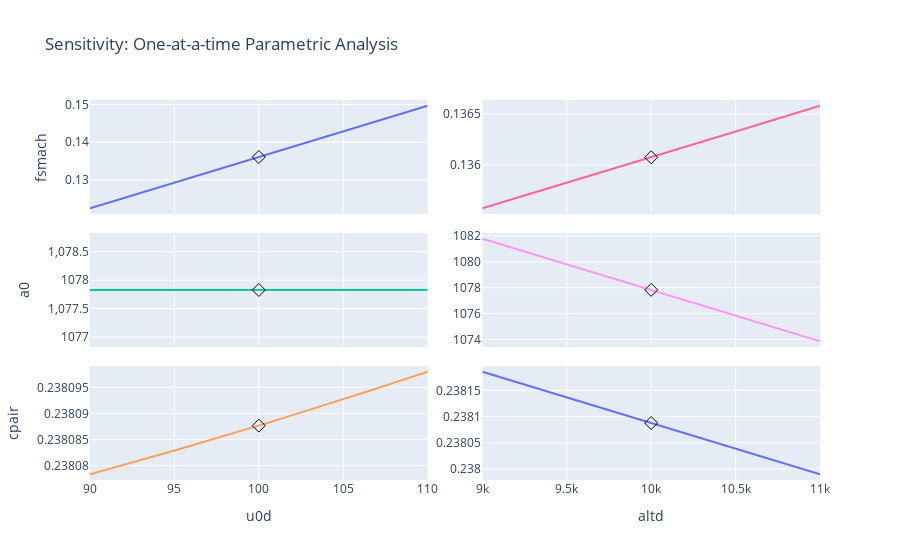

Notebook code cell kept with this figure:
### Code cell
import dash
import dash_core_components as dcc

app = dash.Dash(
    __name__, meta_tags=[{"name": "viewport", "content": "width=device-width"}]
)

fig = createSensitivityGraphOAT(evalPacket)
app.layout = dcc.Graph(figure=fig)
#app.run_server(debug=False, port=7779)

### Figure 1 — Plotly figure (JSON) as saved in the notebook; plotly's stock layout.template omitted (floating-point values rounded to 4 significant figures)
{"data": [{"marker": {"size": 10}, "mode": "lines", "name": "u0d", "type": "scatter", "x": [90, 91.05, 92.11, 93.16, 94.21, 95.26, 96.32, 97.37, 98.42, 99.47, 100.5, 101.6, 102.6, 103.7, 104.7, 105.8, 106.8, 107.9, 108.9, 110.0], "xaxis": "x", "y": [0.1225, 0.1239, 0.1253, 0.1268, 0.1282, 0.1296, 0.1311, 0.1325, 0.1339, 0.1354, 0.1368, 0.1382, 0.1397, 0.1411, 0.1425, 0.144, 0.1454, 0.1468, 0.1483, 0.1497], "yaxis": "y"}, {"marker": {"color": "black", "size": 10, "symbol": "diamond-open"}, "mode": "markers", "name": "Reference", "type": "scatter", "x": [100], "xaxis": "x", "y": [0.1361], "yaxis": "y"}, {"marker": {"size": 10}, "mode": "lines", "name": "u0d", "type": "scatter", "x": [90, 91.05, 92.11, 93.16, 94.21, 95.26, 96.32, 97.37, 98.42, 99.47, 100.5, 101.6, 102.6, 103.7, 104.7, 105.8, 106.8, 107.9, 108.9, 110.0], "xaxis": "x3", "y": [1078.0, 1078.0, 1078.0, 1078.0, 1078.0, 1078.0, 1078.0, 1078.0, 1078.0, 1078.0, 1078.0, 1078.0, 1078.0, 1078.0, 1078.0, 1078.0, 1078.0, 1078.0, 1078.0, 1078.0], "yaxis": "y3"}, {"marker": {"color": "black", "size": 10, "symbol": "diamond-open"}, "mode": "markers", "name": "Reference", "type": "scatter", "x": [100], "xaxis": "x3", "y": [1078.0], "yaxis": "y3"}, {"marker": {"size": 10}, "mode": "lines", "name": "u0d", "type": "scatter", "x": [90, 91.05, 92.11, 93.16, 94.21, 95.26, 96.32, 97.37, 98.42, 99.47, 100.5, 101.6, 102.6, 103.7, 104.7, 105.8, 106.8, 107.9, 108.9, 110.0], "xaxis": "x5", "y": [0.2381, 0.2381, 0.2381, 0.2381, 0.2381, 0.2381, 0.2381, 0.2381, 0.2381, 0.2381, 0.2381, 0.2381, 0.2381, 0.2381, 0.2381, 0.2381, 0.2381, 0.2381, 0.2381, 0.2381], "yaxis": "y5"}, {"marker": {"color": "black", "size": 10, "symbol": "diamond-open"}, "mode": "markers", "name": "Reference", "type": "scatter", "x": [100], "xaxis": "x5", "y": [0.2381], "yaxis": "y5"}, {"marker": {"size": 10}, "mode": "lines", "name": "altd", "type": "scatter", "x": [9000, 9105.0, 9211.0, 9316.0, 9421.0, 9526.0, 9632.0, 9737.0, 9842.0, 9947.0, 10050.0, 10160.0, 10260.0, 10370.0, 10470.0, 10580.0, 10680.0, 10790.0, 10890.0, 11000], "xaxis": "x2", "y": [0.1356, 0.1356, 0.1357, 0.1357, 0.1358, 0.1358, 0.1359, 0.1359, 0.136, 0.136, 0.1361, 0.1362, 0.1362, 0.1363, 0.1363, 0.1364, 0.1364, 0.1365, 0.1365, 0.1366], "yaxis": "y2"}, {"marker": {"color": "black", "size": 10, "symbol": "diamond-open"}, "mode": "markers", "name": "Reference", "type": "scatter", "x": [10000], "xaxis": "x2", "y": [0.1361], "yaxis": "y2"}, {"marker": {"size": 10}, "mode": "lines", "name": "altd", "type": "scatter", "x": [9000, 9105.0, 9211.0, 9316.0, 9421.0, 9526.0, 9632.0, 9737.0, 9842.0, 9947.0, 10050.0, 10160.0, 10260.0, 10370.0, 10470.0, 10580.0, 10680.0, 10790.0, 10890.0, 11000], "xaxis": "x4", "y": [1082.0, 1081.0, 1081.0, 1081.0, 1080.0, 1080.0, 1079.0, 1079.0, 1078.0, 1078.0, 1078.0, 1077.0, 1077.0, 1076.0, 1076.0, 1076.0, 1075.0, 1075.0, 1074.0, 1074.0], "yaxis": "y4"}, {"marker": {"color": "black", "size": 10, "symbol": "diamond-open"}, "mode": "markers", "name": "Reference", "type": "scatter", "x": [10000], "xaxis": "x4", "y": [1078.0], "yaxis": "y4"}, {"marker": {"size": 10}, "mode": "lines", "name": "altd", "type": "scatter", "x": [9000, 9105.0, 9211.0, 9316.0, 9421.0, 9526.0, 9632.0, 9737.0, 9842.0, 9947.0, 10050.0, 10160.0, 10260.0, 10370.0, 10470.0, 10580.0, 10680.0, 10790.0, 10890.0, 11000], "xaxis": "x6", "y": [0.2382, 0.2382, 0.2382, 0.2382, 0.2381, 0.2381, 0.2381, 0.2381, 0.2381, 0.2381, 0.2381, 0.2381, 0.2381, 0.2381, 0.238, 0.238, 0.238, 0.238, 0.238, 0.238], "yaxis": "y6"}, {"marker": {"color": "black", "size": 10, "symbol": "diamond-open"}, "mode": "markers", "name": "Reference", "type": "scatter", "x": [10000], "xaxis": "x6", "y": [0.2381], "yaxis": "y6"}], "layout": {"showlegend": false, "title": {"text": "Sensitivity: One-at-a-time Parametric Analysis"}, "xaxis": {"anchor": "y", "domain": [0, 0.4625], "hoverformat": ".2f", "matches": "x5", "showticklabels": false}, "xaxis2": {"anchor": "y2", "domain": [0.5375, 1], "hoverformat": ".2f", "matches": "x6", "showticklabels": false}, "xaxis3": {"anchor": "y3", "domain": [0, 0.4625], "hoverformat": ".2f", "matches": "x5", "showticklabels": false}, "xaxis4": {"anchor": "y4", "domain": [0.5375, 1], "hoverformat": ".2f", "matches": "x6", "showticklabels": false}, "xaxis5": {"anchor": "y5", "domain": [0, 0.4625], "hoverformat": ".2f", "title": {"text": "u0d"}}, "xaxis6": {"anchor": "y6", "domain": [0.5375, 1], "hoverformat": ".2f", "title": {"text": "altd"}}, "yaxis": {"anchor": "x", "domain": [0.7, 1], "hoverformat": ".2f", "title": {"text": "fsmach"}}, "yaxis2": {"anchor": "x2", "domain": [0.7, 1], "hoverformat": ".2f"}, "yaxis3": {"anchor": "x3", "domain": [0.35, 0.65], "hoverformat": ".2f", "title": {"text": "a0"}}, "yaxis4": {"anchor": "x4", "domain": [0.35, 0.65], "hoverformat": ".2f"}, "yaxis5": {"anchor": "x5", "domain": [0, 0.3], "hoverformat": ".2f", "title": {"text": "cpair"}}, "yaxis6": {"anchor": "x6", "domain": [0, 0.3], "hoverformat": ".2f"}}}
